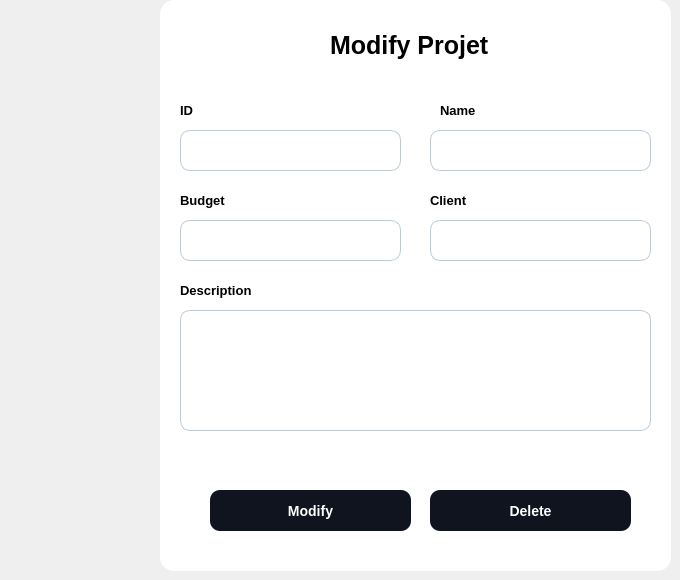
              <widget class="QWidget" name="page_11">
               <widget class="QGroupBox" name="groupBox_4">
                <property name="geometry">
                 <rect>
                  <x>160</x>
                  <y>0</y>
                  <width>511</width>
                  <height>571</height>
                 </rect>
                </property>
                <property name="styleSheet">
                 <string notr="true">background-color :white ; 
border-radius :14px ; </string>
                </property>
                <property name="title">
                 <string/>
                </property>
                <widget class="QLineEdit" name="ID_projet_2">
                 <property name="enabled">
                  <bool>false</bool>
                 </property>
                 <property name="geometry">
                  <rect>
                   <x>20</x>
                   <y>130</y>
                   <width>221</width>
                   <height>41</height>
                  </rect>
                 </property>
                 <property name="styleSheet">
                  <string notr="true">
	background-color:white ; 
	border-radius:10px ; 
	font-size:13px ; 
	padding-left : 15px ; 
	border:1px solid #BFC9D3 ; 
</string>
                 </property>
                </widget>
                <widget class="QLabel" name="label_19">
                 <property name="geometry">
                  <rect>
                   <x>20</x>
                   <y>100</y>
                   <width>21</width>
                   <height>21</height>
                  </rect>
                 </property>
                 <property name="styleSheet">
                  <string notr="true">font-size:13px;
font-weight:bold ; </string>
                 </property>
                 <property name="text">
                  <string>ID</string>
                 </property>
                </widget>
                <widget class="QLabel" name="title1_5">
                 <property name="geometry">
                  <rect>
                   <x>170</x>
                   <y>30</y>
                   <width>171</width>
                   <height>31</height>
                  </rect>
                 </property>
                 <property name="styleSheet">
                  <string notr="true">QLabel {
	font-size: 25px ; 
	font-weight:bold ; 
	
}</string>
                 </property>
                 <property name="text">
                  <string>Modify Projet</string>
                 </property>
                </widget>
                <widget class="QLabel" name="label_26">
                 <property name="geometry">
                  <rect>
                   <x>20</x>
                   <y>190</y>
                   <width>51</width>
                   <height>21</height>
                  </rect>
                 </property>
                 <property name="styleSheet">
                  <string notr="true">font-size:13px;
font-weight:bold ; </string>
                 </property>
                 <property name="text">
                  <string>Budget</string>
                 </property>
                </widget>
                <widget class="QLabel" name="label_27">
                 <property name="geometry">
                  <rect>
                   <x>20</x>
                   <y>280</y>
                   <width>81</width>
                   <height>21</height>
                  </rect>
                 </property>
                 <property name="styleSheet">
                  <string notr="true">font-size:13px;
font-weight:bold ; </string>
                 </property>
                 <property name="text">
                  <string>Description</string>
                 </property>
                </widget>
                <widget class="QTextEdit" name="desc_project_2">
                 <property name="geometry">
                  <rect>
                   <x>20</x>
                   <y>310</y>
                   <width>471</width>
                   <height>121</height>
                  </rect>
                 </property>
                 <property name="styleSheet">
                  <string notr="true">
	background-color:white ; 
	border-radius:10px ; 
	font-size:13px ; 
	padding : 15px 0 0 15px ; 
	border:1px solid #BFC9D3 ; 

</string>
                 </property>
                </widget>
                <widget class="QPushButton" name="modify_project">
                 <property name="geometry">
                  <rect>
                   <x>50</x>
                   <y>490</y>
                   <width>201</width>
                   <height>41</height>
                  </rect>
                 </property>
                 <property name="cursor">
                  <cursorShape>PointingHandCursor</cursorShape>
                 </property>
                 <property name="styleSheet">
                  <string notr="true">QPushButton {
	background-color:#0F141E ; 
	border-radius:10px ; 
	color : white ; 
	font-size:14px ; 
	font-weight:bold; 
}

QPushButton::hover {
	background-color:#4AC7EA ; 
	color:white ; 
}</string>
                 </property>
                 <property name="text">
                  <string>Modify</string>
                 </property>
                </widget>
                <widget class="QPushButton" name="delete__project">
                 <property name="geometry">
                  <rect>
                   <x>270</x>
                   <y>490</y>
                   <width>201</width>
                   <height>41</height>
                  </rect>
                 </property>
                 <property name="cursor">
                  <cursorShape>PointingHandCursor</cursorShape>
                 </property>
                 <property name="styleSheet">
                  <string notr="true">QPushButton {
	background-color:#0F141E ; 
	border-radius:10px ; 
	color : white ; 
	font-size:14px ; 
	font-weight:bold; 
}

QPushButton::hover {
	background-color:#D60002 ; 
	color:white ; 
}</string>
                 </property>
                 <property name="text">
                  <string>Delete</string>
                 </property>
                </widget>
                <widget class="QLineEdit" name="name_projet_2">
                 <property name="geometry">
                  <rect>
                   <x>270</x>
                   <y>130</y>
                   <width>221</width>
                   <height>41</height>
                  </rect>
                 </property>
                 <property name="styleSheet">
                  <string notr="true">
	background-color:white ; 
	border-radius:10px ; 
	font-size:13px ; 
	padding-left : 15px ; 
	border:1px solid #BFC9D3 ; 
</string>
                 </property>
                </widget>
                <widget class="QLabel" name="label_29">
                 <property name="geometry">
                  <rect>
                   <x>280</x>
                   <y>100</y>
                   <width>41</width>
                   <height>21</height>
                  </rect>
                 </property>
                 <property name="styleSheet">
                  <string notr="true">font-size:13px;
font-weight:bold ; </string>
                 </property>
                 <property name="text">
                  <string>Name</string>
                 </property>
                </widget>
                <widget class="QLabel" name="label_30">
                 <property name="geometry">
                  <rect>
                   <x>270</x>
                   <y>190</y>
                   <width>61</width>
                   <height>21</height>
                  </rect>
                 </property>
                 <property name="styleSheet">
                  <string notr="true">font-size:13px;
font-weight:bold ; </string>
                 </property>
                 <property name="text">
                  <string>Client</string>
                 </property>
                </widget>
                <widget class="QLineEdit" name="client_project_2">
                 <property name="geometry">
                  <rect>
                   <x>270</x>
                   <y>220</y>
                   <width>221</width>
                   <height>41</height>
                  </rect>
                 </property>
                 <property name="styleSheet">
                  <string notr="true">
	background-color:white ; 
	border-radius:10px ; 
	font-size:13px ; 
	padding-left : 15px ; 
	border:1px solid #BFC9D3 ; 
</string>
                 </property>
                 <property name="readOnly">
                  <bool>true</bool>
                 </property>
                </widget>
                <widget class="QLineEdit" name="budget_project_2">
                 <property name="geometry">
                  <rect>
                   <x>20</x>
                   <y>220</y>
                   <width>221</width>
                   <height>41</height>
                  </rect>
                 </property>
                 <property name="styleSheet">
                  <string notr="true">
	background-color:white ; 
	border-radius:10px ; 
	font-size:13px ; 
	padding-left : 15px ; 
	border:1px solid #BFC9D3 ; 
</string>
                 </property>
                </widget>
               </widget>
              </widget>
